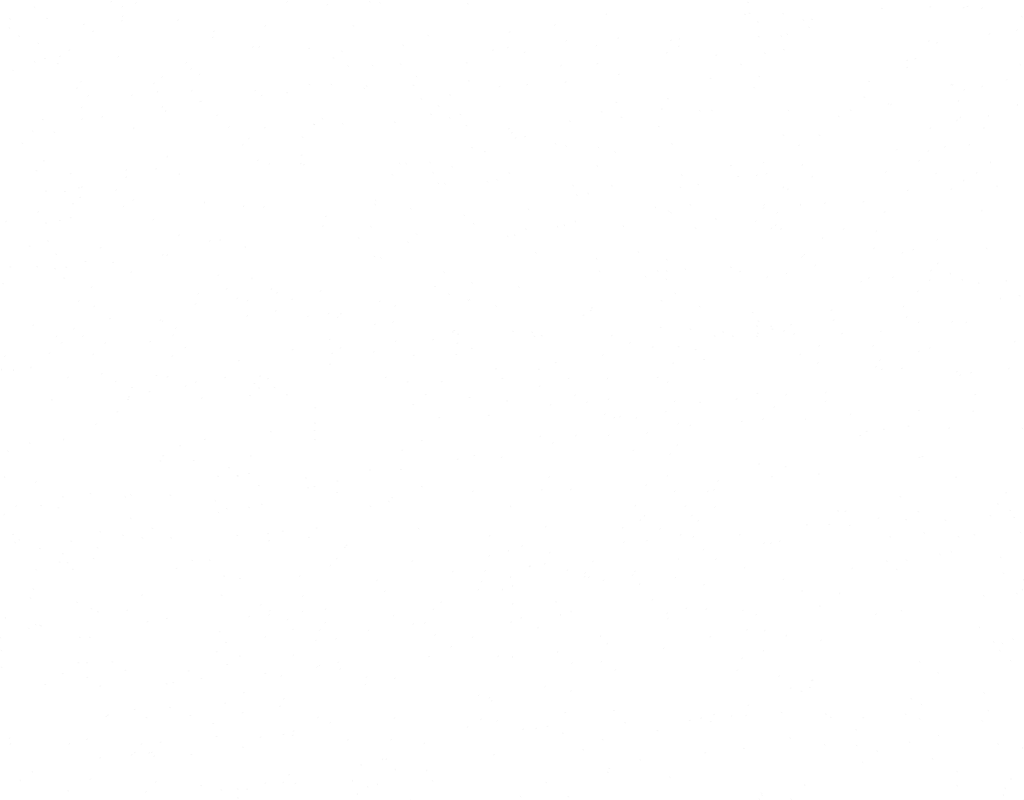
Frame 1 (no input)
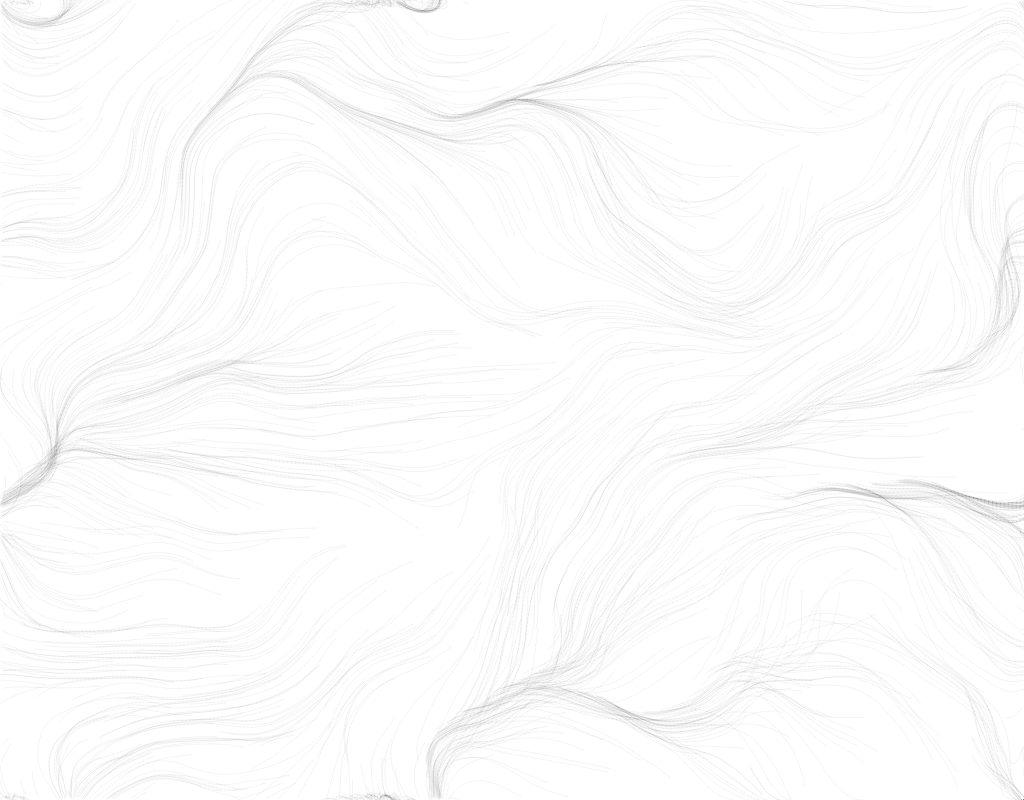
Frame 60 (no input)
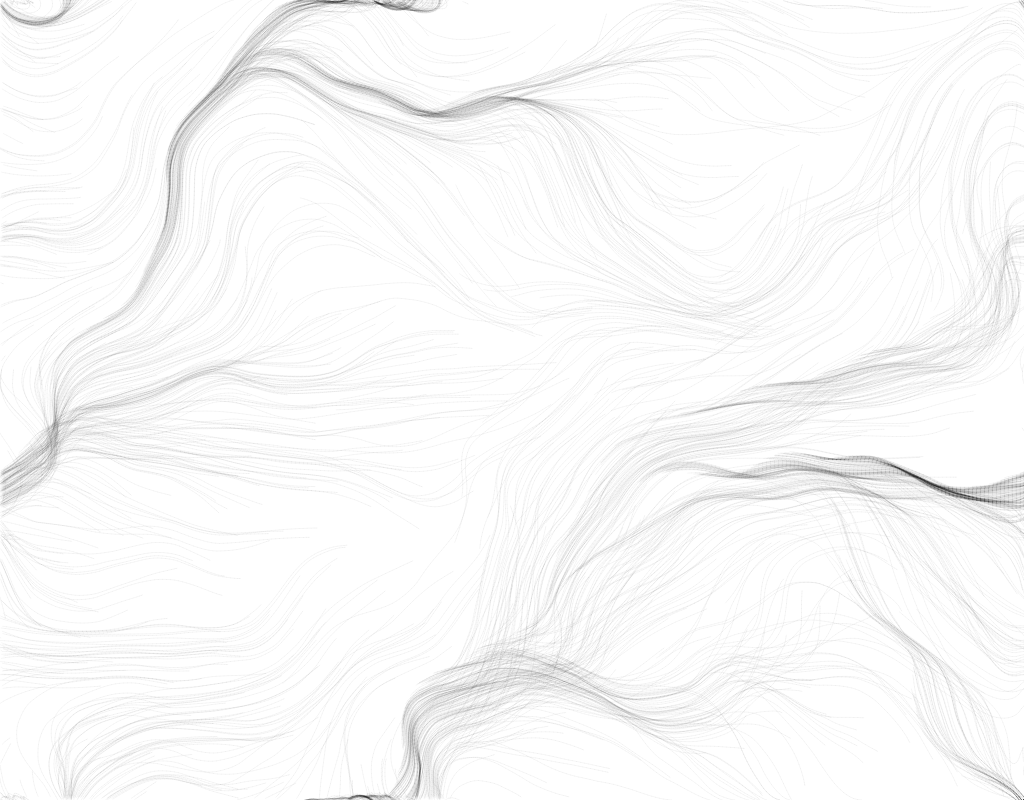
Frame 120 (the mouse pressed at the canvas centre since frame 60)

The p5.js sketch that drew these frames (run headless with seeded random() and noise() and a simulated clock; from frame 60 on, the mouse is pressed at the canvas centre):

// p5.js sketch
// ── sketch.js
var bartis=0.1;
var olcek = 20;
var cols,rows;

var particles = [];

var flowfield;

function setup() {
    createCanvas(1024,800);
    cols = floor(width/olcek);
    rows = floor(height/olcek);
    fr = createP('');
    flowfield = new Array(cols*rows);
    for(var i=0;i<1000;i++)
    {
        particles[i]= new Particle();
    }
    //Değiştirdim
}



function draw() {
   
    var yoff = 0;
    var zoff = 0;
    for(var i=0;i<rows;i++)
    {
        var xoff=0;

        for(var j=0;j<cols;j++)
        {
            var index = (j+i*cols);
            var aci = noise(xoff,yoff,zoff)*TWO_PI;
            var v = p5.Vector.fromAngle(aci);
          //  v.setMag(0.);
            flowfield[index]=v;
            xoff+=bartis;

        }
        yoff +=bartis;
        zoff +=0.0004;
        
    }
    bartis +=0.0001;
    for(var i = 0;i<1000;i++)
    {
        particles[i].follow(flowfield);
        particles[i].update();
        particles[i].kose();
        particles[i].goster();

    }
    fr.html(floor(frameRate()));
}

// ── Particle.js

function Particle()
{
    this.pos = createVector(random(width),random(height));
    this.vel = createVector(0,0);
    this.acc = createVector(0,0);
    this.maxSpeed = 4;

    this.onceKi = this.pos.copy();
    this.update = function()
    {
        this.vel.add(this.acc);
        this.vel.limit(this.maxSpeed);
        this.pos.add(this.vel);
        this.acc.mult(0);


    }

    this.gucUygula = function(guc)
    {
        this.acc.add(guc);
    }

    this.goster = function()
    {
     
        stroke(0,10);
        strokeWeight(1);
        line(this.pos.x,this.pos.y,this.onceKi.x,this.onceKi.y);
        //point(this.pos.x,this.pos.y)
        this.updatePrev();

    }
    this.updatePrev = function()
    {
        this.onceKi.x = this.pos.x;
        this.onceKi.y = this.pos.y;
    }
    this.kose = function()
    {
        if(this.pos.x >width)
        {
            this.pos.x=0;
            this.updatePrev();
        }
        if(this.pos.x <0)
        {
            this.pos.x=width;
            this.updatePrev();
        }
        if(this.pos.y >height)
        {
            this.pos.y=0;
            this.updatePrev();
        }
        if(this.pos.y <0)
        {
            this.pos.y=height;
            this.updatePrev();
        }


    }

    this.follow = function(vectors)
    {
        var x = floor(this.pos.x/olcek);
        var y = floor(this.pos.y/olcek);
        var index = x+y*cols;
        var guc = vectors[index];

        this.gucUygula(guc);
    }
}
